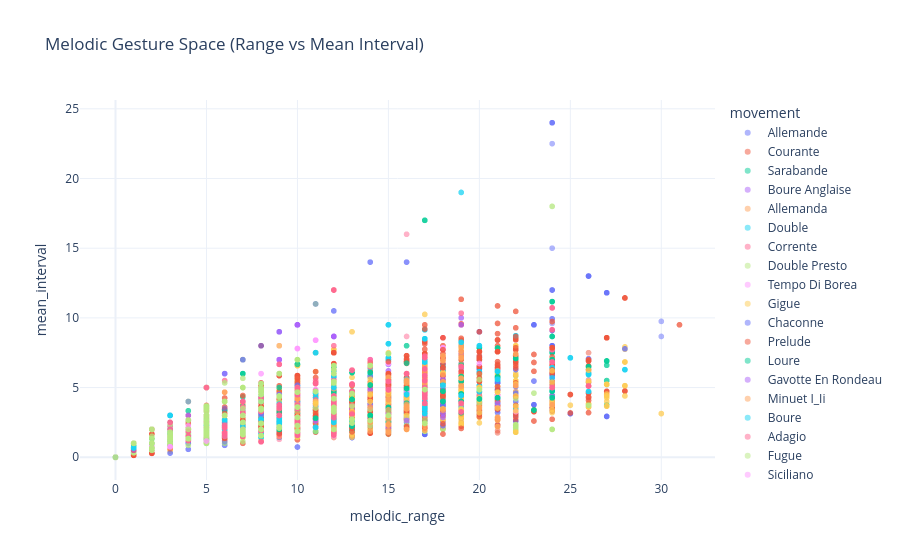

Notebook cell for this chart:
### Code cell
df_motion = df[df["has_melodic_motion"]]

fig = px.scatter(
    df_motion,
    x="melodic_range",
    y="mean_interval",
    color="movement",
    opacity=0.5,
    title="Melodic Gesture Space (Range vs Mean Interval)",
)

fig.show()

### Figure 1 — Plotly figure (JSON) as saved in the notebook; plotly's stock layout.template omitted (floating-point values rounded to 4 significant figures; data arrays with more than 128 entries replaced by an {"elided": "..."} marker saying what was removed)
{"data": [{"hovertemplate": "movement=Allemande<br>melodic_range=%{x}<br>mean_interval=%{y}<extra></extra>", "legendgroup": "Allemande", "marker": {"color": "#636efa", "opacity": 0.5, "symbol": "circle"}, "mode": "markers", "name": "Allemande", "showlegend": true, "type": "scattergl", "x": {"elided": "888 int values"}, "xaxis": "x", "y": {"elided": "888 float values"}, "yaxis": "y"}, {"hovertemplate": "movement=Courante<br>melodic_range=%{x}<br>mean_interval=%{y}<extra></extra>", "legendgroup": "Courante", "marker": {"color": "#EF553B", "opacity": 0.5, "symbol": "circle"}, "mode": "markers", "name": "Courante", "showlegend": true, "type": "scattergl", "x": {"elided": "1273 int values"}, "xaxis": "x", "y": {"elided": "1273 float values"}, "yaxis": "y"}, {"hovertemplate": "movement=Sarabande<br>melodic_range=%{x}<br>mean_interval=%{y}<extra></extra>", "legendgroup": "Sarabande", "marker": {"color": "#00cc96", "opacity": 0.5, "symbol": "circle"}, "mode": "markers", "name": "Sarabande", "showlegend": true, "type": "scattergl", "x": {"elided": "623 int values"}, "xaxis": "x", "y": {"elided": "623 float values"}, "yaxis": "y"}, {"hovertemplate": "movement=Boure Anglaise<br>melodic_range=%{x}<br>mean_interval=%{y}<extra></extra>", "legendgroup": "Boure Anglaise", "marker": {"color": "#ab63fa", "opacity": 0.5, "symbol": "circle"}, "mode": "markers", "name": "Boure Anglaise", "showlegend": true, "type": "scattergl", "x": [8, 12, 15, 12, 12, 15, 17, 20, 13, 12, 8, 12, 15, 12, 12, 15, 17, 20, 13, 12, 7, 15, 8, 12, 12, 12, 12, 15, 9, 10, 17, 16, 15, 15, 17, 21, 13, 8, 12, 12, 12, 10, 13, 15, 4, 8, 12, 15, 12, 12, 15, 17, 20, 13, 12, 8, 12, 15, 12, 12, 15, 17, 20, 13, 12, 7, 15, 8, 12, 12, 12, 12, 15, 9, 10, 17, 16, 15, 15, 17, 21, 13, 8, 12, 12, 12, 10, 13, 15, 4], "xaxis": "x", "y": [2.333, 5.7, 4.25, 3.727, 3.667, 3.615, 5.444, 4.875, 3.417, 3.4, 2.571, 5.7, 4.25, 3.727, 3.667, 3.615, 5.444, 4.875, 3.417, 3.4, 2.571, 4.75, 1.727, 3.667, 4.0, 3.8, 3.923, 4.889, 2.0, 2.833, 3.733, 3.583, 6.2, 4.8, 4.818, 5.833, 2.727, 1.875, 5.0, 5.0, 2.167, 4.0, 1.786, 2.643, 1.571, 2.333, 5.7, 4.25, 3.727, 3.667, 3.615, 5.444, 4.875, 3.417, 3.4, 2.571, 5.7, 4.25, 3.727, 3.667, 3.615, 5.444, 4.875, 3.417, 3.4, 2.571, 4.75, 1.727, 3.667, 4.0, 3.8, 3.923, 4.889, 2.0, 2.833, 3.733, 3.583, 6.2, 4.8, 4.818, 5.833, 2.727, 1.875, 5.0, 5.0, 2.167, 4.0, 1.786, 2.643, 1.571], "yaxis": "y"}, {"hovertemplate": "movement=Allemanda<br>melodic_range=%{x}<br>mean_interval=%{y}<extra></extra>", "legendgroup": "Allemanda", "marker": {"color": "#FFA15A", "opacity": 0.5, "symbol": "circle"}, "mode": "markers", "name": "Allemanda", "showlegend": true, "type": "scattergl", "x": [5, 5, 15, 17, 8, 1, 0, 5, 5, 15, 17, 8, 1, 0, 2, 4, 6, 1, 0, 2, 4, 6, 1, 0, 5, 5, 15, 17, 8, 1, 0, 5, 5, 15, 17, 8, 1, 0, 2, 4, 6, 1, 0, 2, 4, 6, 1, 0], "xaxis": "x", "y": [3.333, 2.6, 4.0, 6.5, 4.0, 1.0, 0.0, 3.333, 2.6, 4.0, 6.5, 4.0, 1.0, 0.0, 2.0, 2.0, 4.667, 1.0, 0.0, 2.0, 2.0, 4.667, 1.0, 0.0, 3.333, 2.167, 4.0, 6.5, 4.0, 1.0, 0.0, 3.333, 2.167, 4.0, 6.5, 4.0, 1.0, 0.0, 2.0, 2.0, 4.667, 1.0, 0.0, 2.0, 2.0, 4.667, 1.0, 0.0], "yaxis": "y"}, {"hovertemplate": "movement=Double<br>melodic_range=%{x}<br>mean_interval=%{y}<extra></extra>", "legendgroup": "Double", "marker": {"color": "#19d3f3", "opacity": 0.5, "symbol": "circle"}, "mode": "markers", "name": "Double", "showlegend": true, "type": "scattergl", "x": {"elided": "512 int values"}, "xaxis": "x", "y": {"elided": "512 float values"}, "yaxis": "y"}, {"hovertemplate": "movement=Corrente<br>melodic_range=%{x}<br>mean_interval=%{y}<extra></extra>", "legendgroup": "Corrente", "marker": {"color": "#FF6692", "opacity": 0.5, "symbol": "circle"}, "mode": "markers", "name": "Corrente", "showlegend": true, "type": "scattergl", "x": {"elided": "240 int values"}, "xaxis": "x", "y": {"elided": "240 float values"}, "yaxis": "y"}, {"hovertemplate": "movement=Double Presto<br>melodic_range=%{x}<br>mean_interval=%{y}<extra></extra>", "legendgroup": "Double Presto", "marker": {"color": "#B6E880", "opacity": 0.5, "symbol": "circle"}, "mode": "markers", "name": "Double Presto", "showlegend": true, "type": "scattergl", "x": {"elided": "242 int values"}, "xaxis": "x", "y": {"elided": "242 float values"}, "yaxis": "y"}, {"hovertemplate": "movement=Tempo Di Borea<br>melodic_range=%{x}<br>mean_interval=%{y}<extra></extra>", "legendgroup": "Tempo Di Borea", "marker": {"color": "#FF97FF", "opacity": 0.5, "symbol": "circle"}, "mode": "markers", "name": "Tempo Di Borea", "showlegend": true, "type": "scattergl", "x": {"elided": "231 int values"}, "xaxis": "x", "y": {"elided": "231 float values"}, "yaxis": "y"}, {"hovertemplate": "movement=Gigue<br>melodic_range=%{x}<br>mean_interval=%{y}<extra></extra>", "legendgroup": "Gigue", "marker": {"color": "#FECB52", "opacity": 0.5, "symbol": "circle"}, "mode": "markers", "name": "Gigue", "showlegend": true, "type": "scattergl", "x": {"elided": "1262 int values"}, "xaxis": "x", "y": {"elided": "1262 float values"}, "yaxis": "y"}, {"hovertemplate": "movement=Chaconne<br>melodic_range=%{x}<br>mean_interval=%{y}<extra></extra>", "legendgroup": "Chaconne", "marker": {"color": "#636efa", "opacity": 0.5, "symbol": "circle"}, "mode": "markers", "name": "Chaconne", "showlegend": true, "type": "scattergl", "x": {"elided": "308 int values"}, "xaxis": "x", "y": {"elided": "308 float values"}, "yaxis": "y"}, {"hovertemplate": "movement=Prelude<br>melodic_range=%{x}<br>mean_interval=%{y}<extra></extra>", "legendgroup": "Prelude", "marker": {"color": "#EF553B", "opacity": 0.5, "symbol": "circle"}, "mode": "markers", "name": "Prelude", "showlegend": true, "type": "scattergl", "x": {"elided": "1121 int values"}, "xaxis": "x", "y": {"elided": "1121 float values"}, "yaxis": "y"}, {"hovertemplate": "movement=Loure<br>melodic_range=%{x}<br>mean_interval=%{y}<extra></extra>", "legendgroup": "Loure", "marker": {"color": "#00cc96", "opacity": 0.5, "symbol": "circle"}, "mode": "markers", "name": "Loure", "showlegend": true, "type": "scattergl", "x": {"elided": "131 int values"}, "xaxis": "x", "y": {"elided": "131 float values"}, "yaxis": "y"}, {"hovertemplate": "movement=Gavotte En Rondeau<br>melodic_range=%{x}<br>mean_interval=%{y}<extra></extra>", "legendgroup": "Gavotte En Rondeau", "marker": {"color": "#ab63fa", "opacity": 0.5, "symbol": "circle"}, "mode": "markers", "name": "Gavotte En Rondeau", "showlegend": true, "type": "scattergl", "x": {"elided": "212 int values"}, "xaxis": "x", "y": {"elided": "212 float values"}, "yaxis": "y"}, {"hovertemplate": "movement=Minuet I_Ii<br>melodic_range=%{x}<br>mean_interval=%{y}<extra></extra>", "legendgroup": "Minuet I_Ii", "marker": {"color": "#FFA15A", "opacity": 0.5, "symbol": "circle"}, "mode": "markers", "name": "Minuet I_Ii", "showlegend": true, "type": "scattergl", "x": [4, 2, 3, 3, 7, 2, 4, 2, 3, 3, 7, 2, 8, 10, 5, 5, 5, 12, 2, 4, 10, 19, 10, 1, 1, 4, 5, 5, 4, 5, 5, 2, 5, 5, 7, 12, 10, 11, 2, 5, 5, 7, 12, 10, 11, 1, 1, 6, 1, 1, 6, 4, 2, 3, 3, 7, 2, 4, 2, 3, 3, 7, 2, 8, 10, 5, 5, 5, 12, 2, 4, 10, 19, 10, 1, 1, 4, 5, 5, 4, 5, 5, 0, 0, 2, 5, 5, 7, 12, 10, 11, 0, 0, 2, 5, 5, 7, 12, 10, 11, 1, 1, 6, 1, 1, 6], "xaxis": "x", "y": [2.0, 2.0, 1.5, 1.333, 3.0, 2.0, 2.0, 2.0, 1.5, 1.333, 3.0, 2.0, 2.5, 2.8, 1.667, 1.8, 2.0, 12.0, 1.0, 4.0, 5.0, 6.667, 3.5, 0.6667, 1.0, 1.5, 2.0, 2.0, 2.0, 3.0, 5.0, 2.0, 1.667, 2.25, 2.8, 3.429, 4.143, 7.5, 2.0, 1.667, 2.25, 2.8, 3.429, 4.143, 7.5, 1.0, 1.0, 1.833, 1.0, 1.0, 1.833, 2.0, 2.0, 1.5, 1.333, 3.0, 2.0, 2.0, 2.0, 1.5, 1.333, 3.0, 2.0, 2.5, 2.8, 1.667, 1.8, 2.0, 12.0, 1.0, 4.0, 5.0, 6.667, 3.5, 0.6667, 1.0, 1.5, 2.0, 2.0, 2.0, 3.0, 5.0, 0.0, 0.0, 2.0, 1.667, 2.25, 2.8, 3.429, 4.143, 7.5, 0.0, 0.0, 2.0, 1.667, 2.25, 2.8, 3.429, 4.143, 7.5, 1.0, 1.0, 1.833, 1.0, 1.0, 1.833], "yaxis": "y"}, {"hovertemplate": "movement=Boure<br>melodic_range=%{x}<br>mean_interval=%{y}<extra></extra>", "legendgroup": "Boure", "marker": {"color": "#19d3f3", "opacity": 0.5, "symbol": "circle"}, "mode": "markers", "name": "Boure", "showlegend": true, "type": "scattergl", "x": [10, 12, 5, 7, 10, 12, 5, 7, 3, 14, 3, 12, 10, 12, 5, 7, 10, 12, 5, 7, 3, 14, 3, 12], "xaxis": "x", "y": [2.429, 3.0, 1.571, 1.833, 2.429, 3.0, 1.571, 1.833, 1.667, 6.4, 1.667, 4.5, 2.429, 3.0, 1.571, 1.833, 2.429, 3.0, 1.571, 1.833, 1.667, 6.4, 1.667, 4.5], "yaxis": "y"}, {"hovertemplate": "movement=Adagio<br>melodic_range=%{x}<br>mean_interval=%{y}<extra></extra>", "legendgroup": "Adagio", "marker": {"color": "#FF6692", "opacity": 0.5, "symbol": "circle"}, "mode": "markers", "name": "Adagio", "showlegend": true, "type": "scattergl", "x": [13, 11, 13, 10, 17, 1, 3, 4, 9, 5, 12, 15, 20, 1, 5, 5, 13, 11, 8, 13, 16, 10, 17, 9, 1, 3, 1, 2, 4, 18, 24, 7, 3, 5, 9, 5, 5, 5, 13, 16, 15, 20, 4, 0, 2, 1, 1, 5, 0, 1, 0, 2, 3, 2, 3, 6, 7, 3, 7, 3, 2, 0, 0, 0, 9, 2, 13, 12, 2, 1, 1, 5, 0, 1, 0, 2, 3, 2, 3, 6, 7, 3, 7, 3, 2, 0, 0, 0, 9, 2, 13, 12], "xaxis": "x", "y": [3.333, 4.111, 3.714, 4.167, 5.556, 1.0, 3.0, 1.429, 2.667, 1.667, 5.0, 5.0, 4.444, 0.5, 1.4, 3.333, 3.333, 4.111, 2.5, 3.714, 8.667, 4.167, 5.556, 6.0, 1.0, 1.5, 1.0, 0.6667, 1.429, 7.0, 6.875, 1.75, 3.0, 2.5, 2.667, 2.5, 1.667, 2.5, 4.2, 16.0, 3.889, 4.444, 2.667, 0.0, 2.0, 0.3333, 0.3333, 1.667, 0.0, 0.3333, 0.0, 0.6667, 2.2, 0.5, 1.571, 5.5, 7.0, 1.4, 1.5, 1.333, 0.6667, 0.0, 0.0, 0.0, 1.5, 2.0, 2.25, 2.429, 2.0, 0.3333, 0.3333, 1.667, 0.0, 0.3333, 0.0, 0.6667, 2.2, 0.5, 1.571, 5.5, 7.0, 1.4, 1.5, 1.333, 0.6667, 0.0, 0.0, 0.0, 1.286, 1.0, 2.25, 2.429], "yaxis": "y"}, {"hovertemplate": "movement=Fugue<br>melodic_range=%{x}<br>mean_interval=%{y}<extra></extra>", "legendgroup": "Fugue", "marker": {"color": "#B6E880", "opacity": 0.5, "symbol": "circle"}, "mode": "markers", "name": "Fugue", "showlegend": true, "type": "scattergl", "x": {"elided": "551 int values"}, "xaxis": "x", "y": {"elided": "551 float values"}, "yaxis": "y"}, {"hovertemplate": "movement=Siciliano<br>melodic_range=%{x}<br>mean_interval=%{y}<extra></extra>", "legendgroup": "Siciliano", "marker": {"color": "#FF97FF", "opacity": 0.5, "symbol": "circle"}, "mode": "markers", "name": "Siciliano", "showlegend": true, "type": "scattergl", "x": [7, 3, 8, 5, 22, 12, 3, 4, 5, 20, 8, 4, 2, 3, 5, 8, 10, 12, 2, 6, 12, 16, 5, 1, 1, 7, 3, 8, 5, 22, 12, 3, 4, 5, 20, 8, 4, 2, 3, 5, 8, 10, 12, 2, 6, 12, 16, 5, 1, 1], "xaxis": "x", "y": [3.0, 1.5, 6.0, 1.667, 3.273, 5.667, 0.75, 2.25, 1.167, 6.727, 2.0, 1.333, 0.6667, 0.75, 2.0, 1.75, 2.2, 3.833, 2.0, 1.556, 1.545, 4.714, 3.0, 0.5, 0.5, 3.0, 1.5, 6.0, 1.667, 3.273, 5.667, 0.75, 2.25, 1.167, 6.727, 2.0, 1.333, 0.6667, 0.75, 2.0, 1.75, 2.2, 3.833, 2.0, 1.556, 1.545, 4.714, 3.0, 0.5, 0.5], "yaxis": "y"}, {"hovertemplate": "movement=Presto<br>melodic_range=%{x}<br>mean_interval=%{y}<extra></extra>", "legendgroup": "Presto", "marker": {"color": "#FECB52", "opacity": 0.5, "symbol": "circle"}, "mode": "markers", "name": "Presto", "showlegend": true, "type": "scattergl", "x": {"elided": "204 int values"}, "xaxis": "x", "y": {"elided": "204 float values"}, "yaxis": "y"}, {"hovertemplate": "movement=Grave<br>melodic_range=%{x}<br>mean_interval=%{y}<extra></extra>", "legendgroup": "Grave", "marker": {"color": "#636efa", "opacity": 0.5, "symbol": "circle"}, "mode": "markers", "name": "Grave", "showlegend": true, "type": "scattergl", "x": [8, 9, 12, 7, 8, 6, 10, 10, 5, 7, 8, 9, 0, 9, 12, 7, 8, 8, 6, 4, 6, 9, 3, 10, 8, 10, 5], "xaxis": "x", "y": [3.0, 4.5, 10.5, 7.0, 3.167, 1.429, 4.75, 5.167, 1.667, 3.5, 3.0, 1.8, 0.0, 3.667, 10.5, 7.0, 8.0, 3.167, 1.111, 4.0, 3.5, 2.5, 3.0, 4.75, 4.5, 5.167, 1.667], "yaxis": "y"}, {"hovertemplate": "movement=Andante<br>melodic_range=%{x}<br>mean_interval=%{y}<extra></extra>", "legendgroup": "Andante", "marker": {"color": "#EF553B", "opacity": 0.5, "symbol": "circle"}, "mode": "markers", "name": "Andante", "showlegend": true, "type": "scattergl", "x": [7, 10, 5, 8, 10, 17, 12, 1, 7, 7, 10, 5, 8, 10, 17, 12, 1, 2, 5, 6, 14, 9, 9, 6, 6, 10, 12, 15, 8, 5, 6, 14, 9, 9, 6, 6, 10, 7, 10, 5, 8, 10, 17, 12, 1, 10, 7, 10, 5, 8, 10, 17, 12, 1, 5, 5, 6, 14, 9, 9, 6, 6, 10, 12, 15, 8, 1, 5, 6, 14, 9, 9, 6, 6, 10, 12, 15, 8, 1], "xaxis": "x", "y": [2.625, 2.1, 1.8, 2.2, 3.0, 2.1, 4.0, 0.5, 2.25, 2.625, 2.1, 1.8, 2.2, 3.0, 2.1, 4.0, 0.5, 2.0, 2.5, 1.556, 2.667, 1.9, 2.083, 1.5, 1.375, 2.571, 1.636, 3.455, 2.667, 2.3, 1.556, 2.667, 1.9, 2.083, 1.5, 1.375, 2.571, 2.625, 2.1, 1.8, 2.2, 3.0, 2.1, 4.0, 0.5, 2.333, 2.625, 2.1, 1.8, 2.2, 3.0, 2.1, 4.0, 0.5, 2.5, 2.5, 1.556, 2.667, 1.727, 2.083, 1.5, 1.375, 2.571, 1.636, 3.455, 2.0, 0.5, 2.3, 1.556, 2.667, 1.727, 2.083, 1.5, 1.375, 2.571, 1.636, 3.455, 2.0, 0.5], "yaxis": "y"}, {"hovertemplate": "movement=Allegro<br>melodic_range=%{x}<br>mean_interval=%{y}<extra></extra>", "legendgroup": "Allegro", "marker": {"color": "#00cc96", "opacity": 0.5, "symbol": "circle"}, "mode": "markers", "name": "Allegro", "showlegend": true, "type": "scattergl", "x": {"elided": "216 int values"}, "xaxis": "x", "y": {"elided": "216 float values"}, "yaxis": "y"}, {"hovertemplate": "movement=Largo<br>melodic_range=%{x}<br>mean_interval=%{y}<extra></extra>", "legendgroup": "Largo", "marker": {"color": "#ab63fa", "opacity": 0.5, "symbol": "circle"}, "mode": "markers", "name": "Largo", "showlegend": true, "type": "scattergl", "x": [12, 12, 18, 10, 9, 12, 10, 12, 17, 15, 10, 16, 12, 12, 18, 10, 9, 12, 10, 12, 17, 15, 10, 16, 3, 9, 1, 1], "xaxis": "x", "y": [2.923, 1.769, 3.133, 3.917, 2.75, 3.5, 4.444, 2.538, 3.0, 2.167, 2.8, 2.636, 2.923, 1.769, 3.133, 3.917, 2.75, 3.5, 4.444, 2.538, 3.0, 2.167, 2.8, 2.636, 3.0, 6.0, 1.0, 0.5], "yaxis": "y"}, {"hovertemplate": "movement=Allegro Assai<br>melodic_range=%{x}<br>mean_interval=%{y}<extra></extra>", "legendgroup": "Allegro Assai", "marker": {"color": "#FFA15A", "opacity": 0.5, "symbol": "circle"}, "mode": "markers", "name": "Allegro Assai", "showlegend": true, "type": "scattergl", "x": {"elided": "306 int values"}, "xaxis": "x", "y": {"elided": "306 float values"}, "yaxis": "y"}, {"hovertemplate": "movement=Menuet I_Ii<br>melodic_range=%{x}<br>mean_interval=%{y}<extra></extra>", "legendgroup": "Menuet I_Ii", "marker": {"color": "#19d3f3", "opacity": 0.5, "symbol": "circle"}, "mode": "markers", "name": "Menuet I_Ii", "showlegend": true, "type": "scattergl", "x": {"elided": "354 int values"}, "xaxis": "x", "y": {"elided": "354 float values"}, "yaxis": "y"}, {"hovertemplate": "movement=Bourree I_Ii<br>melodic_range=%{x}<br>mean_interval=%{y}<extra></extra>", "legendgroup": "Bourree I_Ii", "marker": {"color": "#FF6692", "opacity": 0.5, "symbol": "circle"}, "mode": "markers", "name": "Bourree I_Ii", "showlegend": true, "type": "scattergl", "x": {"elided": "596 int values"}, "xaxis": "x", "y": {"elided": "596 float values"}, "yaxis": "y"}, {"hovertemplate": "movement=Gavotte I_Ii<br>melodic_range=%{x}<br>mean_interval=%{y}<extra></extra>", "legendgroup": "Gavotte I_Ii", "marker": {"color": "#B6E880", "opacity": 0.5, "symbol": "circle"}, "mode": "markers", "name": "Gavotte I_Ii", "showlegend": true, "type": "scattergl", "x": {"elided": "556 int values"}, "xaxis": "x", "y": {"elided": "556 float values"}, "yaxis": "y"}], "layout": {"legend": {"title": {"text": "movement"}, "tracegroupgap": 0}, "title": {"text": "Melodic Gesture Space (Range vs Mean Interval)"}, "xaxis": {"anchor": "y", "domain": [0, 1], "title": {"text": "melodic_range"}}, "yaxis": {"anchor": "x", "domain": [0, 1], "title": {"text": "mean_interval"}}}}
